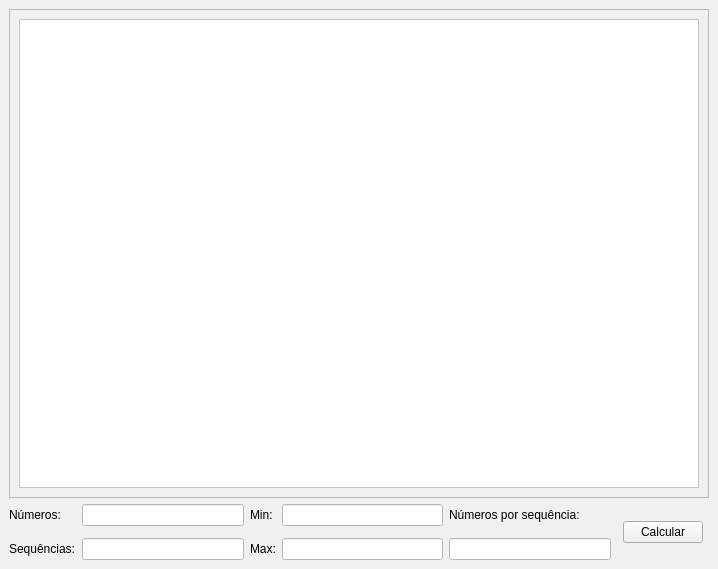
<?xml version="1.0" encoding="UTF-8"?>
<ui version="4.0">
 <class>MainWindow</class>
 <widget class="QMainWindow" name="MainWindow">
  <property name="geometry">
   <rect>
    <x>0</x>
    <y>0</y>
    <width>718</width>
    <height>569</height>
   </rect>
  </property>
  <property name="windowTitle">
   <string>Sequência de 6 Números</string>
  </property>
  <property name="autoFillBackground">
   <bool>false</bool>
  </property>
  <property name="styleSheet">
   <string notr="true">background-color: rgb(240, 240, 240);</string>
  </property>
  <widget class="QWidget" name="centralwidget">
   <layout class="QGridLayout" name="gridLayout">
    <item row="3" column="1">
     <widget class="QLineEdit" name="inputSequencias">
      <property name="styleSheet">
       <string notr="true">background-color: rgb(255, 255, 255);</string>
      </property>
     </widget>
    </item>
    <item row="1" column="1">
     <widget class="QLineEdit" name="inputNumeros">
      <property name="styleSheet">
       <string notr="true">background-color: rgb(255, 255, 255);</string>
      </property>
     </widget>
    </item>
    <item row="1" column="0">
     <widget class="QLabel" name="label_2">
      <property name="font">
       <font>
        <weight>50</weight>
        <bold>false</bold>
       </font>
      </property>
      <property name="text">
       <string>Números:</string>
      </property>
     </widget>
    </item>
    <item row="0" column="0" colspan="8">
     <widget class="QScrollArea" name="scrollArea">
      <property name="widgetResizable">
       <bool>true</bool>
      </property>
      <widget class="QWidget" name="scrollAreaWidgetContents">
       <property name="geometry">
        <rect>
         <x>0</x>
         <y>0</y>
         <width>698</width>
         <height>497</height>
        </rect>
       </property>
       <layout class="QGridLayout" name="gridLayout_2">
        <item row="0" column="0">
         <widget class="QTextEdit" name="textEdit">
          <property name="styleSheet">
           <string notr="true">background-color: rgb(255, 255, 255);</string>
          </property>
         </widget>
        </item>
       </layout>
      </widget>
     </widget>
    </item>
    <item row="3" column="0">
     <widget class="QLabel" name="label">
      <property name="text">
       <string>Sequências:</string>
      </property>
     </widget>
    </item>
    <item row="1" column="6" rowspan="3">
     <widget class="QPushButton" name="btnCalcular">
      <property name="enabled">
       <bool>true</bool>
      </property>
      <property name="font">
       <font>
        <weight>50</weight>
        <italic>false</italic>
        <bold>false</bold>
        <underline>false</underline>
       </font>
      </property>
      <property name="autoFillBackground">
       <bool>false</bool>
      </property>
      <property name="styleSheet">
       <string notr="true"/>
      </property>
      <property name="text">
       <string>Calcular</string>
      </property>
     </widget>
    </item>
    <item row="1" column="2">
     <widget class="QLabel" name="label_3">
      <property name="text">
       <string>Min:</string>
      </property>
     </widget>
    </item>
    <item row="1" column="3">
     <widget class="QLineEdit" name="inputMin">
      <property name="styleSheet">
       <string notr="true">background-color: rgb(255, 255, 255);</string>
      </property>
     </widget>
    </item>
    <item row="3" column="3">
     <widget class="QLineEdit" name="inputMax">
      <property name="styleSheet">
       <string notr="true">background-color: rgb(255, 255, 255);</string>
      </property>
     </widget>
    </item>
    <item row="3" column="2">
     <widget class="QLabel" name="label_4">
      <property name="text">
       <string>Max:</string>
      </property>
     </widget>
    </item>
    <item row="1" column="4">
     <widget class="QLabel" name="label_5">
      <property name="text">
       <string>Números por sequência:</string>
      </property>
     </widget>
    </item>
    <item row="3" column="4">
     <widget class="QLineEdit" name="inputNumSeq">
      <property name="styleSheet">
       <string notr="true">background-color: rgb(255, 255, 255);</string>
      </property>
     </widget>
    </item>
   </layout>
  </widget>
 </widget>
 <resources/>
 <connections/>
</ui>
